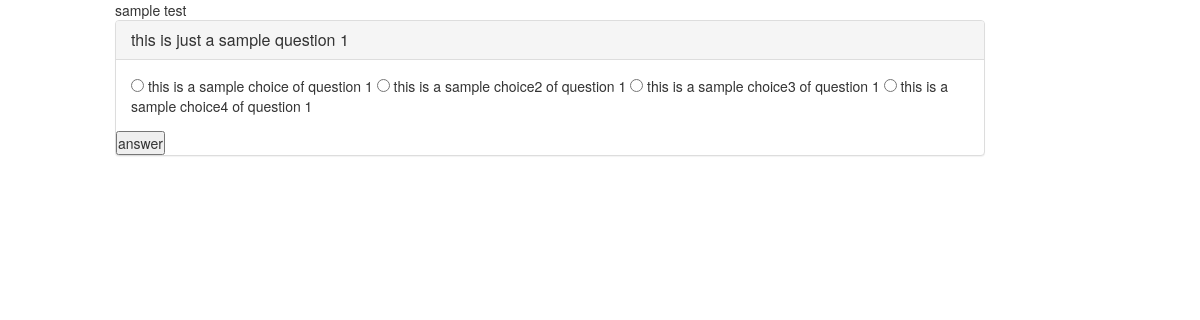
The app's page /qtest/1/ (signed in) with its own data.
### registration/models.py (models this page shows, shortened)
class Tests(models.Model):
    test_text=models.CharField(max_length=40)
    time=models.DurationField('Duration of exam')
    times=models.DateTimeField('Date of exam')

class Question(models.Model):
    question=models.CharField(max_length=256)
    testno=models.ForeignKey(Tests,on_delete=models.CASCADE)

class Choice(models.Model):
    choice=models.CharField(max_length=256)
    questions=models.ForeignKey(Question,on_delete=models.CASCADE)

### registration/views.py (the view, shortened to what this page needs)
# urls.py: url(r'^qtest/(?P<test_id>[0-9]+)/$',views.TestQuestionView.as_view(),name="qtest"),
class TestQuestionView(LoginRequiredMixin,View):
	login_url = '/login/'
	redirect_field_name = '/login/'
	template_name="question.html"
	ii = 1
	def get(self,request,test_id):
		t=get_object_or_404(Tests,pk=test_id)
		error=''
		j=1
		for q in Question.objects.filter(testno=t.id):
			if j < self.ii:
				j+=1
			else:
				break
		context={
			"q":q,
			"t":t,
			"error_message":error
		}
		return render(request,self.template_name,context)

### registration/templates/question.html (shortened to what this page needs)
{% extends 'base.html' %}
{% block body %}
<div class="col-md-9 col-md-offset-1 test">
{{ t.test_text }}
        <div class="panel panel-default">
          <div class="panel-heading">
            <h3 class="panel-title">
                {{ q.question }}
            </h3>
          </div>
         <form method="post" action="{% url 'qtest' t.id %}">{% csrf_token %}
             <div class="panel-body">
            {% for c in q.choice_set.all %}
                  <input type="radio" name="choice" id="choice{{ forloop.counter }}" value="{{ c.id }}" />
                {{ c.choice }}
            {% endfor %}
             </div>
             <input type="submit" value="answer" >
         </form>
        </div>
</div>
{% endblock %}

### registration/static/css/style.css (style rules this page uses)
* { padding: 0px; }

### records on screen
Tests: test_text "sample test"
Question: question "this is just a sample question 1"
Choice: choice "this is a sample choice of question 1"
Choice: choice "this is a sample choice2 of question 1"
Choice: choice "this is a sample choice3 of question 1"
Choice: choice "this is a sample choice4 of question 1"
